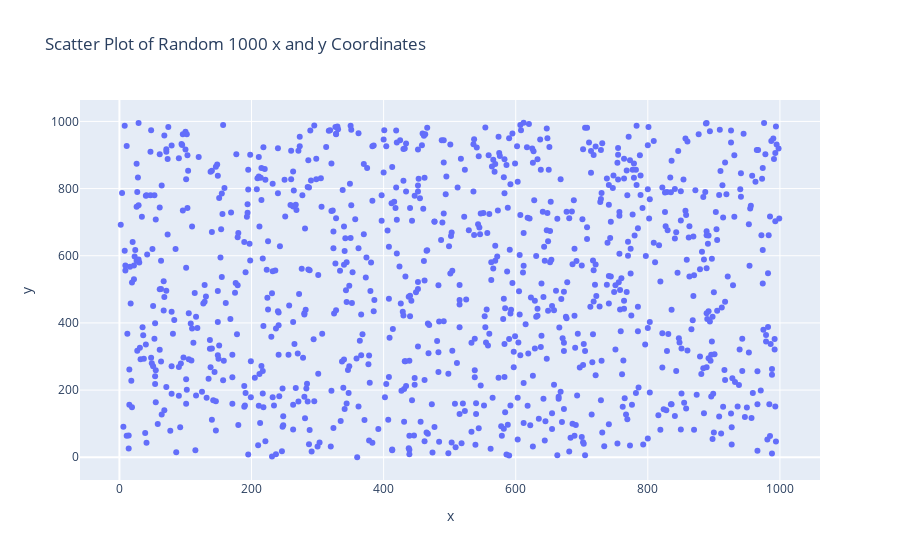

Notebook cell for this chart:
### Markdown cell above
2. Write a program to draw line and scatter plots for random 100 x and y coordinates

### Code cell
import numpy as np
import plotly.express as px
import logging

''' 
    @Author: v sanjay kumar
    @Date: 2024-08-1 10:00:30
    @Last Modified by: v sanjay kumar
    @Last Modified time: 2024-08-14 10:00:30.
    @Title :program to draw line and scatter plots for random 100 x and y coordinates
'''
logging.basicConfig(filename='app3.log', level=logging.INFO, format='%(asctime)s - %(levelname)s - %(message)s')
def plot_scatter(x, y):
    '''
    Function takes the x, y numpy arrays and plots the scatter plot

    Parameters:
    x (numpy array): Array of x coordinates
    y (numpy array): Array of y coordinates
    
    Returns:
    None
    '''
 
    fig = px.scatter(x=x, y=y, title='Scatter Plot of Random 1000 x and y Coordinates')
    logging.info('The plot of Random 1000 x and y coordinates')
    fig.update_layout(xaxis_title='x', yaxis_title='y')
    fig.show()

def main():
    try:
        x = np.random.randint(0, 1000, 1000)
        y = np.random.randint(0, 1000, 1000)
        plot_scatter(x, y)
    except Exception as e:
        logging.error(f"Error generating random data: {e}")

if __name__ == "__main__":
    main()

### Figure 1 — Plotly figure (JSON) as saved in the notebook; plotly's stock layout.template omitted (floating-point values rounded to 4 significant figures; data arrays with more than 128 entries replaced by an {"elided": "..."} marker saying what was removed)
{"data": [{"hovertemplate": "x=%{x}<br>y=%{y}<extra></extra>", "legendgroup": "", "marker": {"color": "#636efa", "symbol": "circle"}, "mode": "markers", "name": "", "orientation": "v", "showlegend": false, "type": "scatter", "x": {"elided": "1000 int values"}, "xaxis": "x", "y": {"elided": "1000 int values"}, "yaxis": "y"}], "layout": {"legend": {"tracegroupgap": 0}, "title": {"text": "Scatter Plot of Random 1000 x and y Coordinates"}, "xaxis": {"anchor": "y", "domain": [0, 1], "title": {"text": "x"}}, "yaxis": {"anchor": "x", "domain": [0, 1], "title": {"text": "y"}}}}
